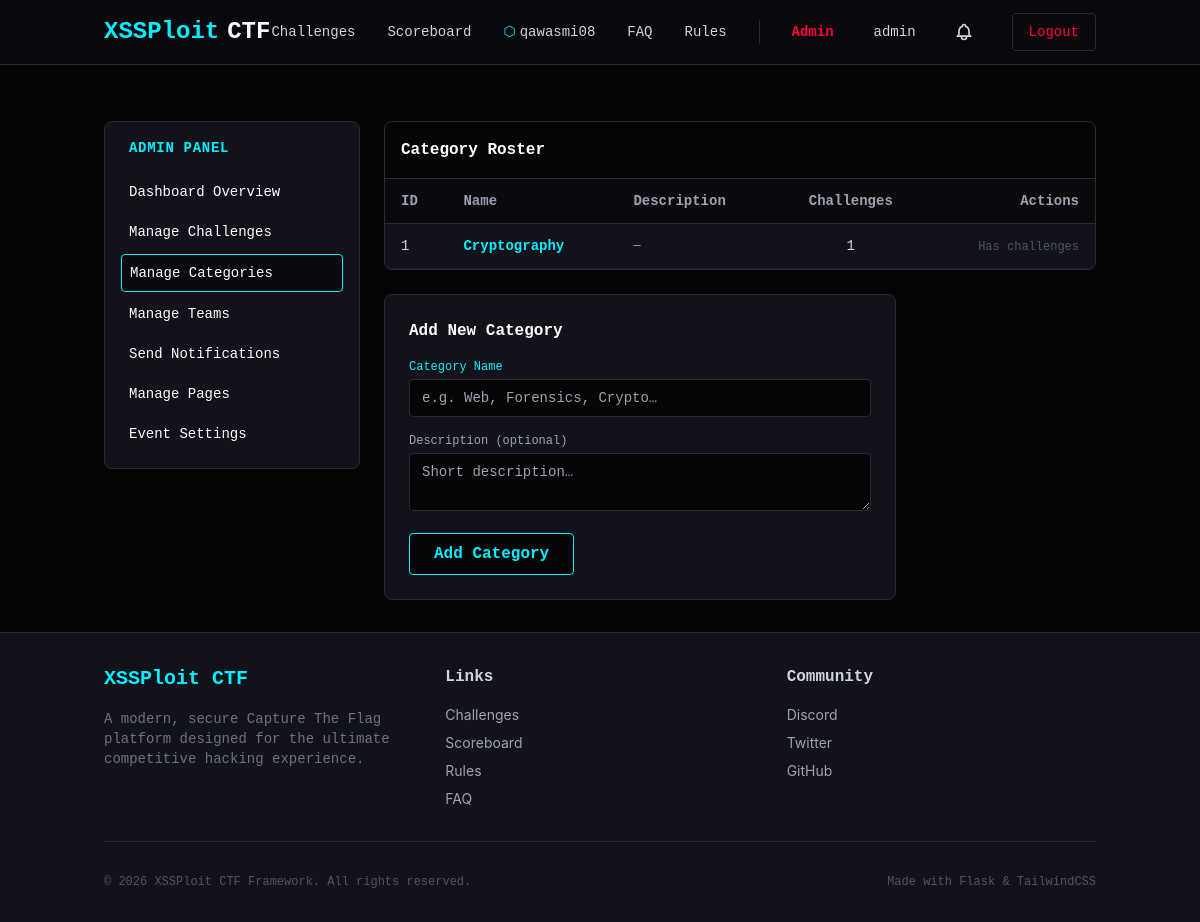
The app's page /admin/categories (signed in) with its own data.
### app/models/team.py (models this page shows, shortened)
class Team(db.Model):
    __tablename__ = 'teams'
    id = db.Column(db.Integer, primary_key=True)
    name = db.Column(db.String(100), unique=True, index=True, nullable=False)
    invite_code = db.Column(db.String(36), unique=True, nullable=False, default=lambda: str(uuid.uuid4()))
    captain_id = db.Column(db.Integer, db.ForeignKey('users.id'), nullable=False)
    created_at = db.Column(db.DateTime, default=datetime.utcnow)
    captain = db.relationship('User', foreign_keys=[captain_id])
    members = db.relationship('TeamMember', back_populates='team', cascade="all, delete-orphan", lazy='dynamic')
    submissions = db.relationship('Submission', back_populates='team', lazy='dynamic')
    solves = db.relationship('Solve', back_populates='team', lazy='dynamic')

### app/models/user.py (models this page shows, shortened)
class User(UserMixin, db.Model):
    __tablename__ = 'users'
    id = db.Column(db.Integer, primary_key=True)
    username = db.Column(db.String(64), unique=True, index=True, nullable=False)
    email = db.Column(db.String(120), unique=True, index=True, nullable=False)
    password_hash = db.Column(db.String(256), nullable=False)
    bio = db.Column(db.String(255))
    avatar = db.Column(db.String(255))
    country = db.Column(db.String(64))
    role = db.Column(db.String(20), default='user') # 'user' or 'admin'
    is_active = db.Column(db.Boolean, default=True)
    is_verified = db.Column(db.Boolean, default=False)
    created_at = db.Column(db.DateTime, default=datetime.utcnow)
    team_memberships = db.relationship('TeamMember', back_populates='user', lazy='dynamic')
    submissions = db.relationship('Submission', back_populates='user', lazy='dynamic')
    solves = db.relationship('Solve', back_populates='user', lazy='dynamic')
    @property
    def team(self):
        membership = self.team_memberships.first()
        if membership:
            return membership.team
        return None
    def is_admin(self):
        return self.role == 'admin'

### app/models/challenge.py (models this page shows, shortened)
class Category(db.Model):
    __tablename__ = 'categories'
    id = db.Column(db.Integer, primary_key=True)
    name = db.Column(db.String(50), unique=True, nullable=False)
    description = db.Column(db.Text)
    challenges = db.relationship('Challenge', back_populates='category', lazy='dynamic')

### app/blueprints/admin/__init__.py (the view, shortened to what this page needs)
@admin_bp.route('/categories', methods=['GET', 'POST'])
def manage_categories():
    form = CategoryForm()
    categories = Category.query.order_by(Category.name).all()
    return render_template('admin/categories.html', categories=categories, form=form)

### app/forms/admin.py
class CategoryForm(FlaskForm):
    name        = StringField('Category Name', validators=[DataRequired()])
    description = TextAreaField('Description (optional)', validators=[Optional()])
    submit      = SubmitField('Add Category')

### app/blueprints/admin/__init__.py (called while the page is built)
@admin_bp.before_request
@admin_required
def require_admin():
    pass

### app/models/__init__.py (called while the page is built)
@login_manager.user_loader
def load_user(user_id):
    return User.query.get(int(user_id))

### app/templates/admin/categories.html (shortened to what this page needs)
{% extends "admin/index.html" %}
{% block admin_content %}
<div class="space-y-6">
    <div class="bg-cyber-card border border-cyber-border rounded-lg overflow-hidden">
        <div class="p-4 bg-cyber-darker border-b border-cyber-border">
            <h2 class="font-mono font-bold text-white">Category Roster</h2>
        </div>
        <table class="w-full text-left font-mono text-sm">
            <thead class="bg-cyber-dark text-gray-400 border-b border-cyber-border">
                <tr>
                    <th class="px-4 py-3">ID</th>
                    <th class="px-4 py-3">Name</th>
                    <th class="px-4 py-3">Description</th>
                    <th class="px-4 py-3 text-center">Challenges</th>
                    <th class="px-4 py-3 text-right">Actions</th>
                </tr>
            </thead>
            <tbody>
                {% for cat in categories %}
                <tr class="border-b border-cyber-border/50 hover:bg-cyber-darker/50 text-gray-300">
                    <td class="px-4 py-3">{{ cat.id }}</td>
                    <td class="px-4 py-3 font-bold text-cyber-primary">{{ cat.name }}</td>
                    <td class="px-4 py-3 text-gray-400 text-xs">{{ cat.description or '—' }}</td>
                    <td class="px-4 py-3 text-center">{{ cat.challenges.count() }}</td>
                    <td class="px-4 py-3 text-right">
                        {% if cat.challenges.count() == 0 %}
                        <form action="/admin/categories/delete/{{ cat.id }}" method="POST" class="inline"
                              onsubmit="return confirm('Delete category {{ cat.name }}?');">
                            <input type="hidden" name="csrf_token" value="{{ csrf_token() }}"/>
                            <button type="submit" class="text-xs text-red-500 hover:text-red-400">Delete</button>
                        </form>
                        {% else %}
                        <span class="text-xs text-gray-600">Has challenges</span>
                        {% endif %}
                    </td>
                </tr>
                {% else %}
                <tr>
                    <td colspan="5" class="px-4 py-6 text-center text-gray-500">No categories yet. Create one below.</td>
                </tr>
                {% endfor %}
            </tbody>
        </table>
    </div>
    <div class="bg-cyber-card border border-cyber-border rounded-lg p-6 max-w-lg">
        <h2 class="font-mono font-bold text-white mb-4">Add New Category</h2>
        <form method="POST" action="/admin/categories">
            <div class="space-y-4">
                <div>
                    {{ form.name.label(class="block text-xs font-mono text-cyber-primary mb-1") }}
                    {{ form.name(class="w-full bg-cyber-darker border border-cyber-border rounded px-3 py-2 text-white outline-none focus:border-cyber-primary font-mono text-sm", placeholder="e.g. Web, Forensics, Crypto…") }}
                </div>
                <div>
                    {{ form.description.label(class="block text-xs font-mono text-gray-400 mb-1") }}
                    {{ form.description(class="w-full bg-cyber-darker border border-cyber-border rounded px-3 py-2 text-white outline-none focus:border-cyber-primary font-mono text-sm", rows="2", placeholder="Short description…") }}
                </div>
                <div>
                    {{ form.submit(class="px-6 py-2 bg-cyber-darker text-cyber-primary border border-cyber-primary hover:bg-cyber-primary hover:text-cyber-dark rounded font-mono font-bold transition-all cursor-pointer") }}
                </div>
            </div>
        </form>
    </div>
</div>
{% endblock %}

### app/templates/includes/navbar.html (shortened to what this page needs)
<nav class="bg-cyber-dark/80 backdrop-blur-md border-b border-cyber-border sticky top-0 z-50">
    <div class="container mx-auto px-4">
        <div class="flex items-center justify-between h-16">
            <a href="/" class="flex items-center space-x-2">
                <span class="text-2xl font-mono font-bold text-cyber-primary neon-text">XSSPloit</span>
                <span class="text-2xl font-mono font-bold text-white">CTF</span>
            </a>
            <div class="hidden md:flex space-x-8 items-center font-mono text-sm">
                <a href="/challenges" class="hover:text-cyber-primary transition-colors">Challenges</a>
                <a href="/scoreboard" class="hover:text-cyber-primary transition-colors">Scoreboard</a>
                {% if current_user.is_authenticated %}
                    {% if current_user.team %}
                        <a href="/team/{{ current_user.team.id }}" class="hover:text-cyber-primary transition-colors flex items-center gap-1">
                            <span class="text-cyber-primary">⬡</span> {{ current_user.team.name }}
                        </a>
                    {% else %}
                        <a href="/team/" class="hover:text-cyber-primary transition-colors">Team</a>
                    {% endif %}
                {% endif %}
                <a href="/faq" class="hover:text-cyber-primary transition-colors">FAQ</a>
                <a href="/rules" class="hover:text-cyber-primary transition-colors">Rules</a>
                {% if current_user.is_authenticated %}
                    {% if current_user.is_admin() %}
                        <a href="/admin/" class="text-cyber-secondary font-bold hover:text-cyber-primary transition-colors pr-2">Admin</a>
                    {% endif %}
                    <a href="/dashboard" class="flex items-center space-x-2 hover:text-cyber-primary transition-colors">
                        <span>{{ current_user.username }}</span>
                    </a>
                    <a href="/notifications" class="relative group flex items-center justify-center w-8 h-8 rounded-full hover:bg-cyber-darker transition-colors text-gray-300 hover:text-cyber-primary">
                    </a>
                    <a href="/auth/logout" class="px-4 py-2 text-cyber-secondary border border-cyber-border hover:border-cyber-secondary hover:bg-cyber-secondary/10 rounded transition-all">Logout</a>
                {% endif %}
            </div>
        </div>
    </div>
</nav>

### app/templates/base.html (style rules this page uses)
body { color: #e2e8f0; }
.neon-text { text-shadow: 0 0 10px theme('colors.cyber.primary'), 0 0 20px theme('colors.cyber.primary'); }

### records on screen
Team: team.name "qawasmi08"
User: username "admin"
Category: id "1", name "Cryptography", description "—", challenges.count "1"
